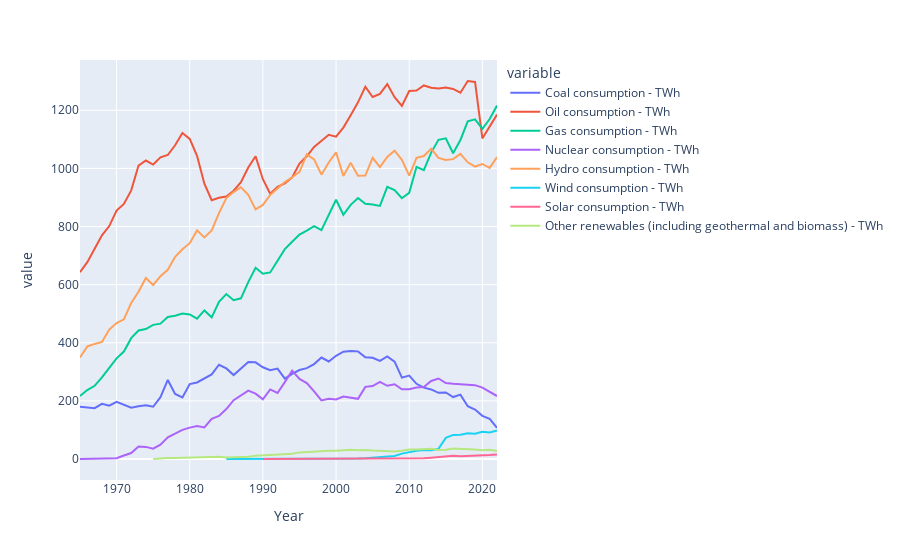

This figure's notebook cell:
### Code cell
fig = px.line(can_energy_source, x="Year", y =["Coal consumption - TWh",'Coal consumption - TWh',
       'Oil consumption - TWh', 'Gas consumption - TWh',
       'Nuclear consumption - TWh', 'Hydro consumption - TWh',
       'Wind consumption - TWh', 'Solar consumption - TWh',
       'Other renewables (including geothermal and biomass) - TWh'])
fig.show()
